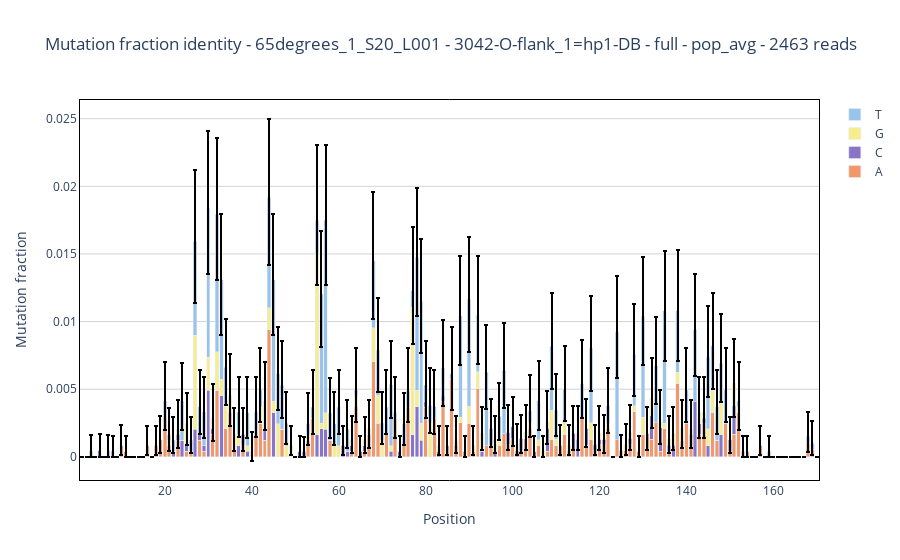

Notebook code cell kept with this figure:
### Code cell
%reload_ext autoreload
fig = study.mutation_fraction_identity(
    sample = sample,
    reference = reference,
    section='full',
    show_ci = True
)['fig']
fig.show()

### Figure 1 — Plotly figure (JSON) as saved in the notebook; plotly's stock layout.template omitted (floating-point values rounded to 4 significant figures; data arrays with more than 128 entries replaced by an {"elided": "..."} marker saying what was removed)
{"data": [{"marker": {"color": "#F09869"}, "name": "A", "showlegend": true, "type": "bar", "x": {"elided": "170 int values"}, "y": {"elided": "170 float values"}}, {"marker": {"color": "#8875C7"}, "name": "C", "showlegend": true, "type": "bar", "x": {"elided": "170 int values"}, "y": {"elided": "170 float values"}}, {"marker": {"color": "#F7ED8F"}, "name": "G", "showlegend": true, "type": "bar", "x": {"elided": "170 int values"}, "y": {"elided": "170 float values"}}, {"error_y": {"array": {"elided": "170 float values"}, "arrayminus": {"elided": "170 float values"}, "color": "black", "symmetric": false, "type": "data", "visible": true, "width": 2}, "marker": {"color": "#99C3EB"}, "name": "T", "showlegend": true, "type": "bar", "x": {"elided": "170 int values"}, "y": {"elided": "170 float values"}}], "layout": {"barmode": "stack", "paper_bgcolor": "white", "plot_bgcolor": "white", "title": {"text": "Mutation fraction identity - 65degrees_1_S20_L001 - 3042-O-flank_1=hp1-DB - full - pop_avg - 2463 reads"}, "xaxis": {"autorange": true, "linecolor": "black", "linewidth": 1, "mirror": true, "title": {"text": "Position"}}, "yaxis": {"gridcolor": "lightgray", "linecolor": "black", "linewidth": 1, "mirror": true, "title": {"text": "Mutation fraction"}}}}
